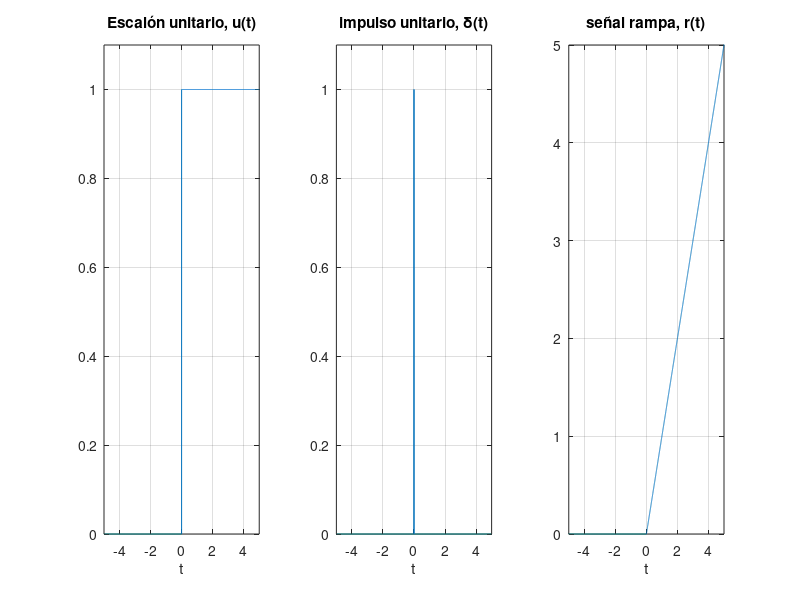

Recreate this plot in MATLAB.
%% Ejemplo 1.3
Fs = 1000; % Frecuencia de muestreo
dt = 1/Fs; % Periodo de muestreo
t = -10:dt:10; % Vector de tiempos
% Gráfica de la señal escalón unitario
u = zeros(size(t));
for i=1:length(t)
if t(i)>=0
u(i) = 1;
end
end
subplot(131);
plot (t,u);
grid on;
ylim([0 1.1])
xlim([-5 5])
title('Escalón unitario, u(t)')
xlabel('t')
% Gráfica de la señal impulso unitario
d = zeros(size(t));
for i=1:length(t)
if t(i)==0
d(i) = 1;
end
end
subplot(132)
plot(t,d)
grid on;
ylim([0 1.1])
xlim([-5 5])
title('impulso unitario, \delta(t)')
xlabel('t')
% Gráfica de la señal rampa
r = zeros(size(t));
for i=1:length(t)
if t(i)>0
r(i) = t(i);
end
end
subplot(133)
plot(t,r)
grid on;
ylim([0 5])

xlim([-5 5])
title('señal rampa, r(t)')
xlabel('t')